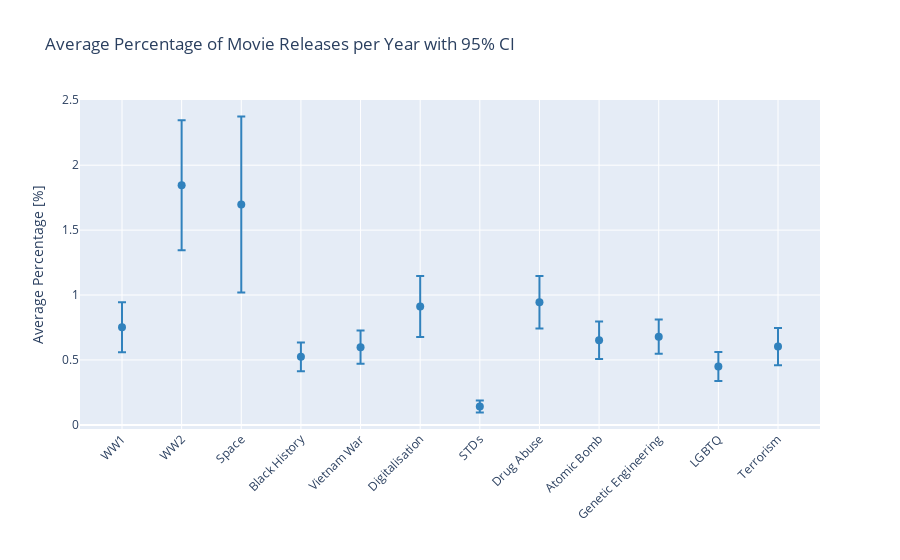

Notebook cell for this chart:
### Code cell
# Plotting the average percentages of movie releases for each event

fig = go.Figure()

marker_style = dict(size = 8, color = f'rgb{tuple(int(x * 255) for x in cm.tab20c(0)[:3])}')

for event in average_event_percentage_df.index:
    avg = average_event_percentage_df.loc[event, 'Average']
    ci_lower = average_event_percentage_df.loc[event, 'CI_lower']
    ci_upper = average_event_percentage_df.loc[event, 'CI_upper']
    symmetric_error = (ci_upper - ci_lower) / 2
    
    # Add a scatter trace for each event
    fig.add_trace(go.Scatter(
        x = [event],
        y = [avg],
        mode = 'markers',
        name = event,
        marker = marker_style,
        error_y = dict(type = 'data', array = [symmetric_error], symmetric = True)
    ))

fig.update_layout(
    xaxis = dict(title = ''),
    yaxis = dict(title = 'Average Percentage [%]'),
    title = 'Average Percentage of Movie Releases per Year with 95% CI',
    xaxis_tickangle = -45,
    showlegend = False,
    height = 400 
)

fig.show()

### Figure 1 — Plotly figure (JSON) as saved in the notebook; plotly's stock layout.template omitted (floating-point values rounded to 4 significant figures)
{"data": [{"error_y": {"array": [0.1934], "symmetric": true, "type": "data"}, "marker": {"color": "rgb(49, 130, 189)", "size": 8}, "mode": "markers", "name": "WW1", "type": "scatter", "x": ["WW1"], "y": [0.7519]}, {"error_y": {"array": [0.5005], "symmetric": true, "type": "data"}, "marker": {"color": "rgb(49, 130, 189)", "size": 8}, "mode": "markers", "name": "WW2", "type": "scatter", "x": ["WW2"], "y": [1.845]}, {"error_y": {"array": [0.6782], "symmetric": true, "type": "data"}, "marker": {"color": "rgb(49, 130, 189)", "size": 8}, "mode": "markers", "name": "Space", "type": "scatter", "x": ["Space"], "y": [1.697]}, {"error_y": {"array": [0.1105], "symmetric": true, "type": "data"}, "marker": {"color": "rgb(49, 130, 189)", "size": 8}, "mode": "markers", "name": "Black History", "type": "scatter", "x": ["Black History"], "y": [0.5241]}, {"error_y": {"array": [0.1288], "symmetric": true, "type": "data"}, "marker": {"color": "rgb(49, 130, 189)", "size": 8}, "mode": "markers", "name": "Vietnam War", "type": "scatter", "x": ["Vietnam War"], "y": [0.5987]}, {"error_y": {"array": [0.2351], "symmetric": true, "type": "data"}, "marker": {"color": "rgb(49, 130, 189)", "size": 8}, "mode": "markers", "name": "Digitalisation", "type": "scatter", "x": ["Digitalisation"], "y": [0.9111]}, {"error_y": {"array": [0.04669], "symmetric": true, "type": "data"}, "marker": {"color": "rgb(49, 130, 189)", "size": 8}, "mode": "markers", "name": "STDs", "type": "scatter", "x": ["STDs"], "y": [0.1417]}, {"error_y": {"array": [0.2021], "symmetric": true, "type": "data"}, "marker": {"color": "rgb(49, 130, 189)", "size": 8}, "mode": "markers", "name": "Drug Abuse", "type": "scatter", "x": ["Drug Abuse"], "y": [0.9437]}, {"error_y": {"array": [0.1445], "symmetric": true, "type": "data"}, "marker": {"color": "rgb(49, 130, 189)", "size": 8}, "mode": "markers", "name": "Atomic Bomb", "type": "scatter", "x": ["Atomic Bomb"], "y": [0.6522]}, {"error_y": {"array": [0.132], "symmetric": true, "type": "data"}, "marker": {"color": "rgb(49, 130, 189)", "size": 8}, "mode": "markers", "name": "Genetic Engineering", "type": "scatter", "x": ["Genetic Engineering"], "y": [0.6793]}, {"error_y": {"array": [0.1112], "symmetric": true, "type": "data"}, "marker": {"color": "rgb(49, 130, 189)", "size": 8}, "mode": "markers", "name": "LGBTQ", "type": "scatter", "x": ["LGBTQ"], "y": [0.4494]}, {"error_y": {"array": [0.1434], "symmetric": true, "type": "data"}, "marker": {"color": "rgb(49, 130, 189)", "size": 8}, "mode": "markers", "name": "Terrorism", "type": "scatter", "x": ["Terrorism"], "y": [0.6032]}], "layout": {"autosize": true, "showlegend": false, "title": {"text": "Average Percentage of Movie Releases per Year with 95% CI"}, "xaxis": {"autorange": true, "range": [-0.7139, 11.71], "tickangle": -45, "title": {"text": ""}, "type": "category"}, "yaxis": {"autorange": true, "range": [-0.09301, 2.505], "title": {"text": "Average Percentage [%]"}, "type": "linear"}}}
